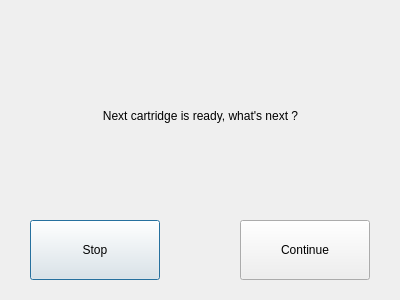
<?xml version="1.0" encoding="UTF-8"?>
<ui version="4.0">
 <class>Dialog_wait</class>
 <widget class="QDialog" name="Dialog_wait">
  <property name="geometry">
   <rect>
    <x>0</x>
    <y>0</y>
    <width>400</width>
    <height>300</height>
   </rect>
  </property>
  <property name="windowTitle">
   <string>Dialog</string>
  </property>
  <widget class="QPushButton" name="pushButton_stop">
   <property name="geometry">
    <rect>
     <x>30</x>
     <y>220</y>
     <width>130</width>
     <height>60</height>
    </rect>
   </property>
   <property name="text">
    <string>Stop</string>
   </property>
  </widget>
  <widget class="QPushButton" name="pushButton_continue">
   <property name="geometry">
    <rect>
     <x>240</x>
     <y>220</y>
     <width>130</width>
     <height>60</height>
    </rect>
   </property>
   <property name="text">
    <string>Continue</string>
   </property>
  </widget>
  <widget class="QLabel" name="label">
   <property name="geometry">
    <rect>
     <x>30</x>
     <y>50</y>
     <width>341</width>
     <height>131</height>
    </rect>
   </property>
   <property name="text">
    <string>Next cartridge is ready, what's next ?</string>
   </property>
   <property name="alignment">
    <set>Qt::AlignCenter</set>
   </property>
  </widget>
 </widget>
 <resources/>
 <connections/>
</ui>
